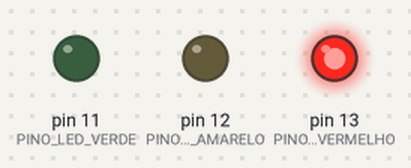
Recording of a sketch running on a simulated Arduino Uno, built with avr-gcc and run on an emulated ATmega328P. On the bench: output pins drawn as LEDs (lit = HIGH).

Above: at 1.5 s.
At 5.0 s:
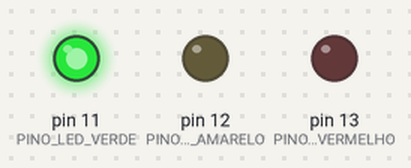
At 7.5 s:
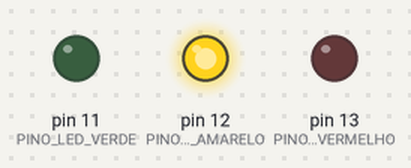
Timing chart, 0 to 10.4 s (numbered marks = the images above):
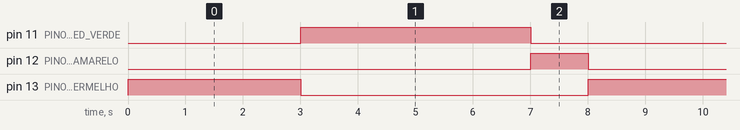

Measured:
- by itself, pin 11 (PINO_LED_VERDE): alternates HIGH for 4.0 s and LOW for 4.0 s
- by itself, pin 12 (PINO_LED_AMARELO): alternates HIGH for 1.0 s and LOW for 7.0 s
- by itself, pin 13 (PINO_LED_VERMELHO): alternates HIGH for 3.0 s and LOW for 5.0 s

The sketch:

semaforo_simples_com_constantes.ino
```cpp
/*
  semaforo simples
*/

int PINO_LED_VERMELHO = 13;
int PINO_LED_AMARELO = 12;
int PINO_LED_VERDE = 11;

int TEMPOATRAVESSANDOCARRO = 4000;
int TEMPOALERTACARRO = 1000;
int TEMPOPARADOCARRO = 3000;

void setup() {
  //Vermelho
  //Define o pino 13 como OUTPUT, a variável de saída
  pinMode(PINO_LED_VERMELHO,OUTPUT);

  //Amarelo
  //Define o pino 12 como OUTPUT, a variável de saída
  pinMode(PINO_LED_AMARELO,OUTPUT);

  //Verde
  //Define o pino 11 como OUTPUT, a variável de saída
  pinMode(PINO_LED_VERDE,OUTPUT);
}

void loop() {
  //Vermelho
  //Coloca o pino 13 em nível HIGH, em 5 V e acende o vermelho
  digitalWrite(PINO_LED_VERMELHO,HIGH);
  delay(TEMPOPARADOCARRO); // Tempo de TEMPOPARADOCARRO segundos
  //Coloca o pino 13 em nível LOW, em 0 V e apaga o vermelho
  digitalWrite(PINO_LED_VERMELHO,LOW);

  //Verde
  //Coloca o pino 11 em nível HIGH, em 5 V e acende o verde
  digitalWrite(PINO_LED_VERDE,HIGH);
  delay(TEMPOATRAVESSANDOCARRO); // Tempo de TEMPOATRAVESSANDOCARRO segundos
  //Coloca o pino 11 em nível LOW, em 0 V e apaga o verde
  digitalWrite(PINO_LED_VERDE,LOW);

  //Amarelho
  //Coloca o pino 12 em nível HIGH, em 5 V e acende o amarelo
  digitalWrite(PINO_LED_AMARELO,HIGH);
  delay(TEMPOALERTACARRO); // Tempo de TEMPOALERTACARRO segundo
  //Coloca o pino 12 em nível LOW, em 0 V e apaga o amarelo
  digitalWrite(PINO_LED_AMARELO,LOW);

}
```
